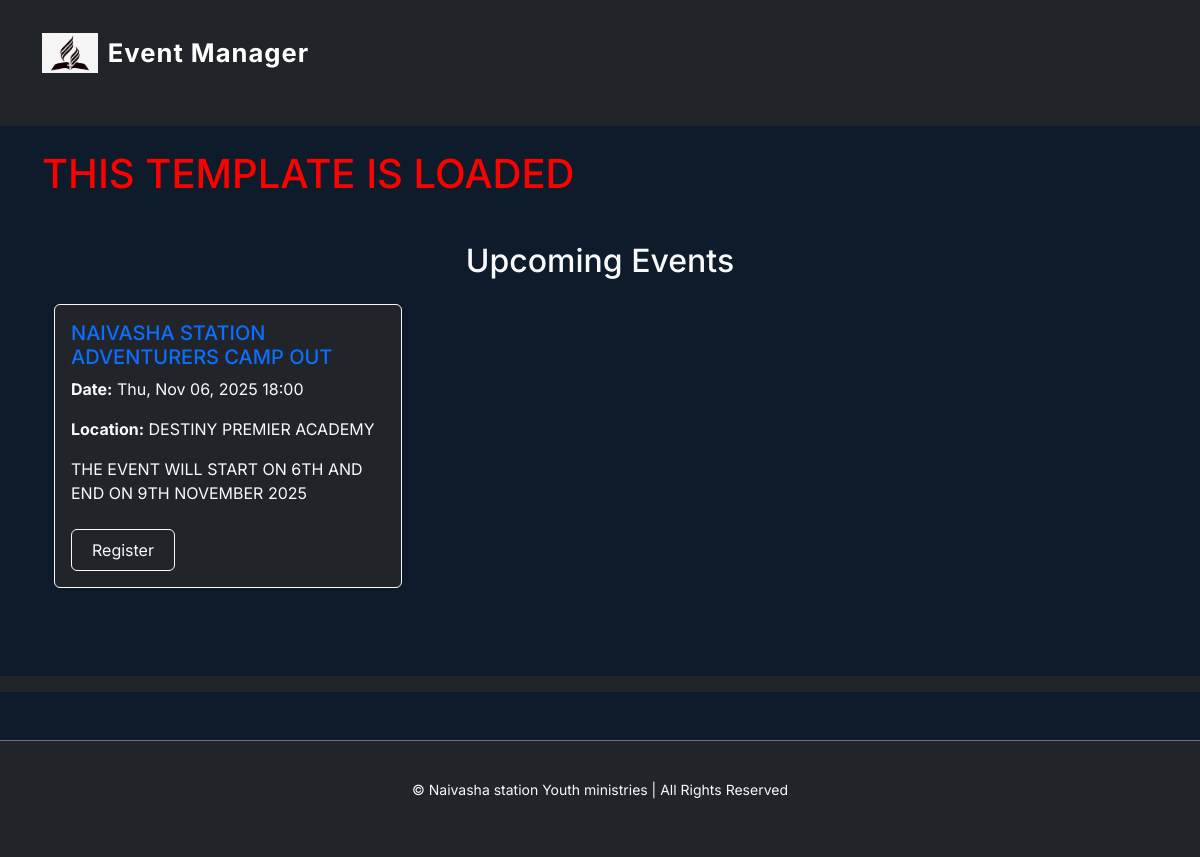
/, run on an earlier commit of the app's database.
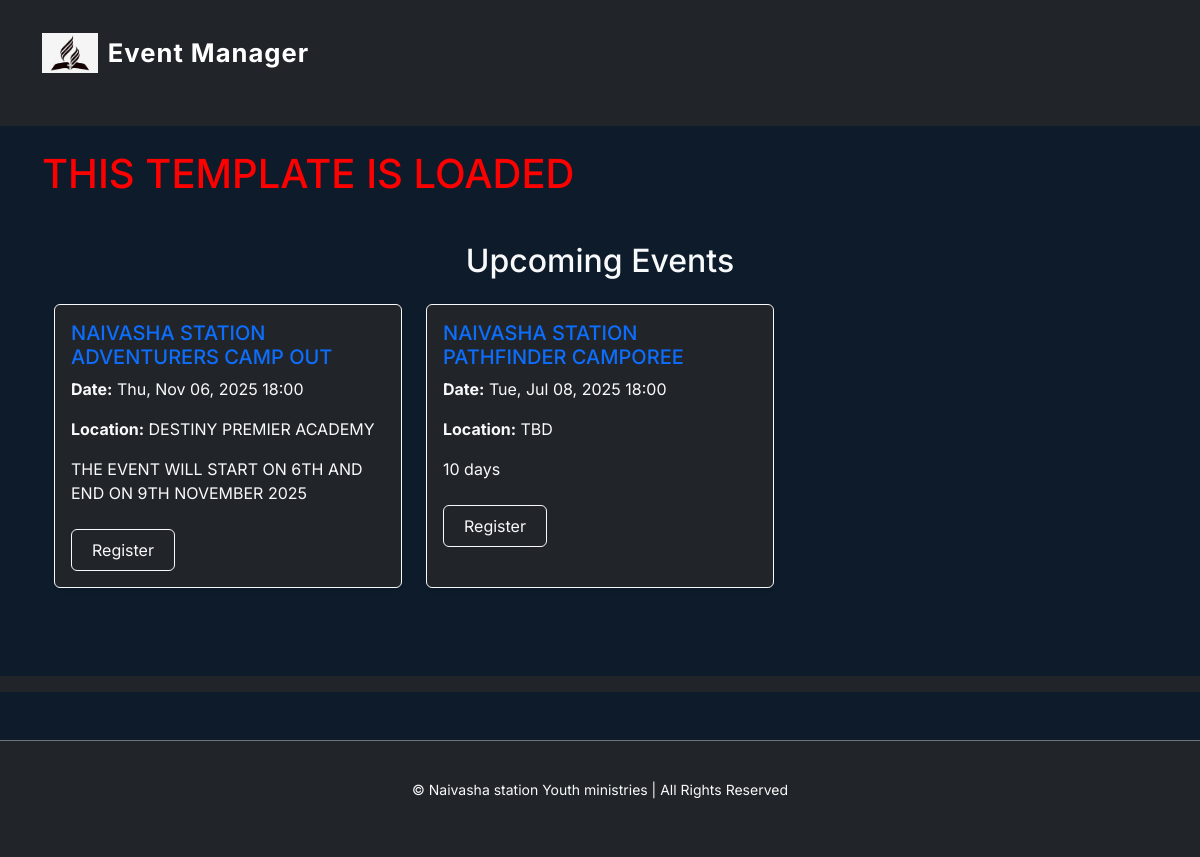
And on a later commit of the database.
### events/models.py (models this page shows, shortened)
class Event(models.Model):
    name = models.CharField(max_length=200)
    date = models.DateTimeField()
    location = models.CharField(max_length=200)
    description = models.TextField()

### events/views.py (the view)
# urls.py: path('', views.event_list, name='event_list'),
def event_list(request):
    events = Event.objects.all()
    return render(request, 'events/event_list.html', {'events': events})

### events/templates/events/event_list.html (shortened to what this page needs)
{% extends 'events/base.html' %}
{% block content %}
<h1 style="color:red">THIS TEMPLATE IS LOADED</h1>
<div class="container mt-4">
    <h2 class="text-center text-light mb-4">Upcoming Events</h2>
    {% if events %}
        <div class="row">
            {% for event in events %}
                <div class="col-md-6 col-lg-4 mb-4">
                    <div class="card h-100 shadow-sm bg-dark text-light border-light">
                        <div class="card-body">
                            <h5 class="card-title text-primary">{{ event.name }}</h5>
                            <p class="card-text"><strong>Date:</strong> {{ event.date|date:"D, M d, Y H:i" }}</p>
                            <p class="card-text"><strong>Location:</strong> {{ event.location }}</p>
                            <p class="card-text">{{ event.description|truncatewords:20 }}</p>
                            <a href="{% url 'combined_registration' %}" class="btn btn-outline-light mt-2">Register</a>
                        </div>
                    </div>
                </div>
            {% endfor %}
        </div>
    {% else %}
        <div class="alert alert-warning text-center">No events available at the moment.</div>
    {% endif %}
</div>
{% endblock %}

What changed in the data, as far as the page shows it:
added Event: name "NAIVASHA STATION PATHFINDER CAMPOREE", date "Tue, Jul 08, 2025 18:00", location "TBD", description "10 days"
